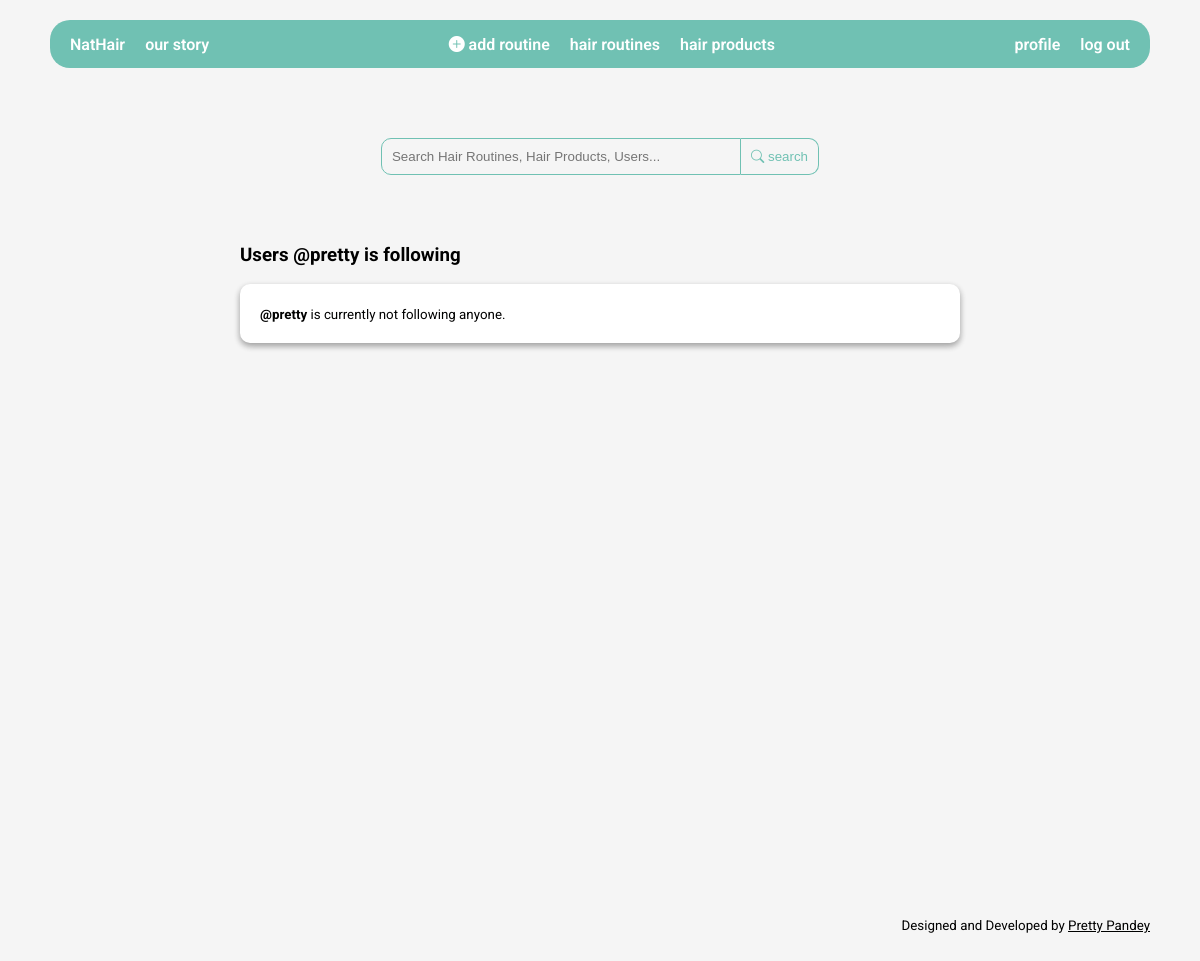
/accounts/profile/1/following/ (signed in), run on an earlier commit of the app's database.
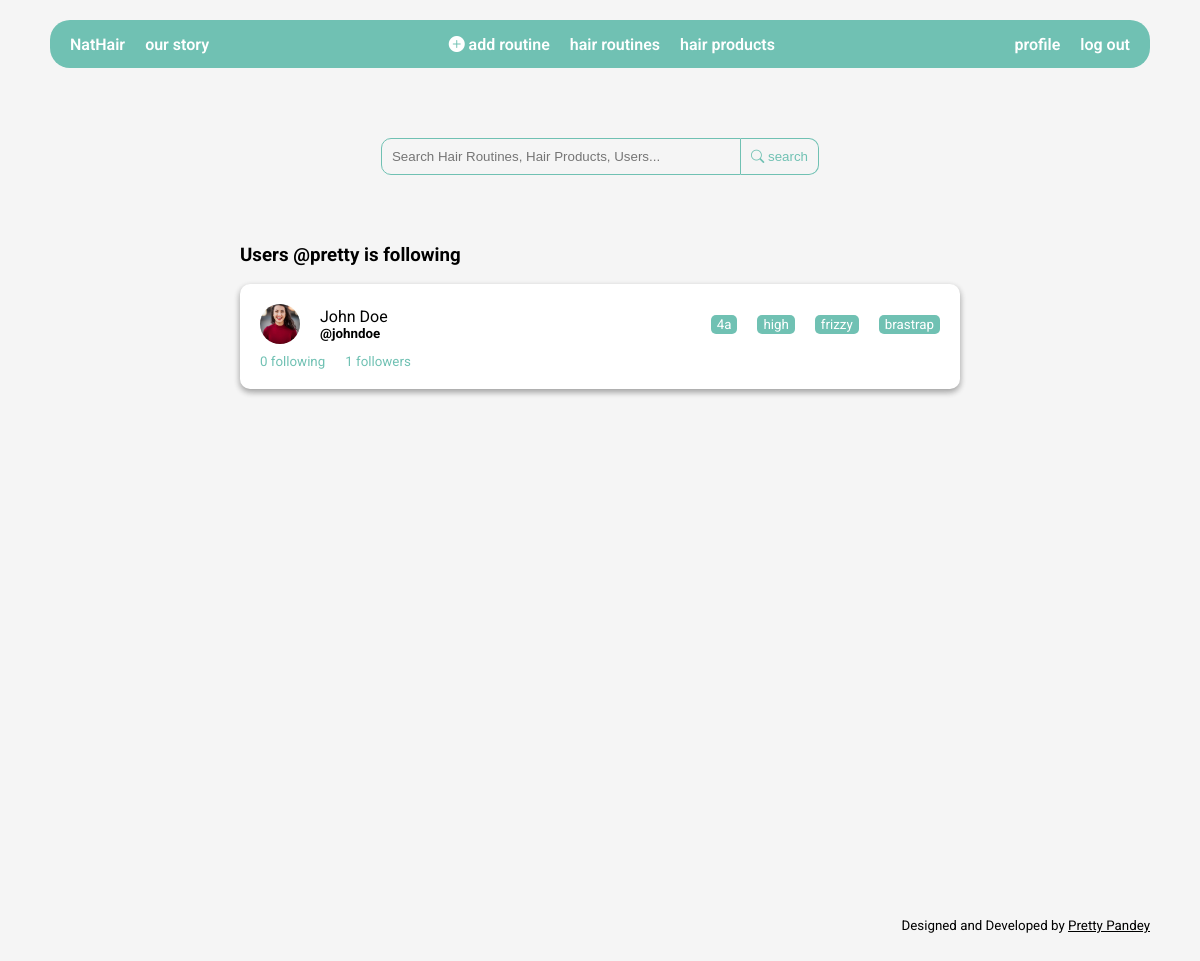
And on a later commit of the database.
### accounts/models.py (models this page shows, shortened)
class Follow(models.Model):
    follower = models.ForeignKey(User, related_name='following', on_delete=models.CASCADE)
    followed = models.ForeignKey(User, related_name='followers', on_delete=models.CASCADE)

class Profile(models.Model):
    user = models.OneToOneField(User, on_delete=models.CASCADE)
    full_name = models.CharField(max_length=255, null=True, blank=True)
    bio = models.TextField(null=True, blank=True)
    profile_pic = models.ImageField(upload_to='profile_pics', default='blank-profile-pic.png')
    location = models.CharField(max_length=255, null=True, blank=True)
    date_of_birth = models.DateField(null=True, blank=True)
    def follower_count(self):
        return self.user.followers.count()
    def following_count(self):
        return self.user.following.count()

class HairProfile(models.Model):
    user = models.OneToOneField(User, on_delete=models.CASCADE)
    TYPE_CHOICES = (
        ("1a", "1a"),
        ("1b", "1b"),
        ("1c", "1c"),
        ("2a", "2a"),
        ("2b", "2b"),
        ("2c", "2c"),
        ("3a", "3a"),
        ("3b", "3b"),
        ("3c", "3c"),
        ("4a", "4a"),
        ("4b", "4b"),
        ("4c", "4c"),
    )
    hair_type = models.CharField(
        max_length = 2,
        choices = TYPE_CHOICES
    )
    POROSITY_CHOICES = (
        ("Low Porosity", "Low Porosity"),
        ("Medium Porosity", "Medium Porosity"),
        ("Hight Porosity", "Hight Porosity"),
    )
    hair_porosity = models.CharField(
        max_length=20,
        choices= POROSITY_CHOICES
    )
    CONDITION_CHOICES = (
        ("Protein Overload", "Protein Overload"),
        ("Moisture Overload", "Moisture Overload"),
        ("Healthy", "Healthy"),
        ("Dandruff", "Dandruff"),
        ("Hair Loss", "Hair Loss"),
        ("Dry Hair", "Dry Hair"),
        ("Split Ends", "Split Ends"),
        ("Greasy Hair", "Greasy Hair"),
        ("Frizzy", "Frizzy"),
        ("Heat Damage", "Heat Damage"),
        ("Color Damage", "Color Damage")
    )
    hair_condition = models.CharField(
        max_length=20,
        choices= CONDITION_CHOICES
    )
    LENGTH_CHOICES = (
        ("Ear Length", "Ear Length"),
        ("Neck (top) Length", "Neck (top) Length"),
        ("Neck (bottom) Length", "Neck (bottom) Length"),
        ("Collarbone Length", "Collarbone Length"),
        ("Shoulder Length", "Shoulder Length"),
        ("Armpit Length", "Armpit Length"),
        ("Bra Strap Length", "Bra Strap Length"),
        ("Mid Back Length", "Mid Back Length"),
        ("Waist Length", "Waist Length"),
        ("Hip Length", "Hip Length"),
        ("Tailbone Length", "Tailbone Length"),
        ("Classic Length", "Classic Length"),
        ("Mid Thigh Length", "Mid Thigh Length"),
        ("Knee Length", "Knee Length"),
        ("Calf Length", "Calf Length"),
        ("Ankle Length", "Ankle Length"),
        ("Floor Length", "Floor Length"),
    )
    hair_length = models.CharField(
        max_length=20,
        choices= LENGTH_CHOICES
    )

### accounts/views.py (the view)
# urls.py: path('profile/<int:pk>/following/', views.following, name='following'),
@login_required(login_url='login')
def following(request, pk):
    template = 'following.html'
    user = get_object_or_404(User, pk=pk)
    following = user.following.all()
    context = {
        'user': user,
        'following': following,
    }
    return render(request, template, context)

### accounts/templatetags/cache_bust.py (called while the page is built)
@register.simple_tag(name='cache_bust')
def cache_bust():
    if settings.DEBUG:
        version = uuid.uuid1()
    else:
        version = os.environ.get('PROJECT_VERSION')
        if version is None:
            version = '1'
    return '__v__={version}'.format(version=version)

### accounts/templates/following.html (shortened to what this page needs)
{% extends 'base.html' %}
{% load static %}
{% load cache_bust %}
{% block styles %}
<link rel="stylesheet" href="{% static 'css/follow.css' %}?{% cache_bust %}">
{% endblock %}
{% block content %}
<div class="follow-wrapper">
    <div class="follow-container">
        <h3>Users @{{ user.username }} is following</h3>
        <div>
            {% if following %}
                {% for followed in following %}
                <a href="{% url 'profile' pk=followed.followed.pk %}" class="user-container">
                    <div class="user-profile">
                        <div class="user-profile-info">
                            <img src="{{ followed.followed.profile.profile_pic.url }}" alt="">
                            <div>
                                {% if followed.followed.profile.full_name %}
                                    <p>{{followed.followed.profile.full_name}}</p>
                                {% endif %}
                                <small><strong>@{{ followed.followed.username }}</strong></small>
                            </div>
                        </div>
                        <div class="user-hair-profile">
                            <small>{{ followed.followed.hairprofile.hair_type}}</small>
                            <small>{{ followed.followed.hairprofile.hair_porosity}}</small>
                            <small>{{ followed.followed.hairprofile.hair_condition}}</small>
                            <small>{{ followed.followed.hairprofile.hair_length}}</small>
                        </div>
                    </div>
                    <div class="user-follow-info">
                        <small>{{followed.followed.profile.following_count}} following</small>
                        <small>{{followed.followed.profile.follower_count}} followers</small>
                    </div>
                </a>
                {% endfor %}
            {% else %}
            <p class="user-container"><small><strong>@{{ user.username }}</strong> is currently not following anyone.</small></p>
            {% endif %}
        </div>
    </div>
</div>
{% endblock %}

### accounts/templates/base.html (shortened to what this page needs)
{% load cache_bust %}
{% load static %}
<!DOCTYPE html>
<html lang="en">
<head>
    {% block styles %}{% endblock %}
    <link rel="stylesheet" href="{% static 'css/main.css' %}?{% cache_bust %}" />
    <link rel="stylesheet" href="{% static 'css/search.css' %}?{% cache_bust %}" />
    <link rel="stylesheet" href="https://cdn.jsdelivr.net/npm/bootstrap-icons@1.10.5/font/bootstrap-icons.css">
</head>
<body>
    {% with request.resolver_match.url_name as url_name %}
    {% if not url_name == 'landing-page' and not url_name == 'login' and not url_name == 'signup' %}
        {% include 'navbar.html' %}
    {% endif %}
    <div class="wrapper">
        {% if not url_name == 'create_routine' and not url_name == 'routine_detail' and not url_name == 'delete_routine'  and not url_name == 'landing-page' and not url_name == 'home' and not url_name == 'profile' %}
        {% include 'search-bar.html' %}
        {% endif %}
        {% block content %}{% endblock %}
    </div>
    {% if not url_name == 'landing-page' %}
        {% include 'footer.html' %}
    {% endif %}
    {% endwith %}
</body>
</html>

### accounts/templates/navbar.html
<nav>
    <div>
        <ul>
            <li><a href="{% url 'home' %}">NatHair</a></li>
            <li><a href="{% url 'landing-page' %}">our story</a></li>
        </ul>
    </div>
    <div>
        <ul>
        <li><a href="{% url 'create_routine' %}"><i class="bi bi-plus-circle-fill"></i> add routine</a></li>
        <li><a href="{% url 'routines_list' %}">hair routines</a></li>
        <li><a href="{% url 'product_list' %}">hair products</a></li>
        </ul>
    </div>
    <div>
        <ul>
            {% if user.is_authenticated %}
            <li><a href="{% url 'profile' pk=user.pk %}">profile</a></li>
            <li><a href="{% url 'logout' %}">log out</a></li>
            {% else %}
            <li><a href="{% url 'signup' %}">sign up</a></li>
            <li><a href="{% url 'login' %}">log in</a></li>
            {% endif %}
        </ul>
    </div>
</nav>

### accounts/templates/search-bar.html
<div class="search-bar">
    <form action="{% url 'search' %}" method="GET">
        <input type="text" name="q" placeholder="Search Hair Routines, Hair Products, Users...">
        <button type="submit" class="search-btn"><i class="bi bi-search"></i>&nbsp;search</button>
    </form>
</div>

### accounts/templates/footer.html
<footer>
    <small>Designed and Developed by <a href="https://www.github.com/pandeypearl" target="_blank">Pretty Pandey</a></small>
</footer>

### static/css/follow.css (style rules this page uses)
.follow-wrapper { margin: 50px 0; display: flex; justify-content: center; }
.user-container { display: block; background-color: white; box-shadow: var(--shadow-2); text-decoration: none; color: var(--black); padding: 20px; border-radius: 10px; width: 60vw; margin-bottom: 30px; }
.user-container .user-profile { display: flex; align-items: center; justify-content: space-between; }
.user-container .user-profile .user-profile-info { display: flex; align-items: center; gap: 20px; }
.user-container .user-follow-info { display: flex; gap: 20px; margin-top: 10px; color: var(--green); }
.user-container .user-profile img { width: 40px; height: 40px; object-fit: cover; border-radius: 50%; }
.user-container .user-profile p { margin:0; }
.user-container .user-profile small { display: block; }
.user-container .user-hair-profile { display: flex; gap: 20px; }
.user-container .user-hair-profile small { background-color: var(--green); padding: 2px 6px; border-radius: 5px; color: white; }

### static/css/main.css (style rules this page uses)
:root { --black: #000100; --mustard: #EAE0CC; --mouve: #C9ADA1; --olive: #A0A083; --khaki: #798478; --veld: #4D6A6D; --green: #70C1B3; --shadow-1: rgba(0, 0, 0, 0.25) 0px 14px 28px, rgba(0, 0, 0, 0.22) 0px 10px 10px; --shadow-2: rgba(0, 0, 0, 0.16) 0px 3px 6px, rgba(0, 0, 0, 0.23) 0px 3px 6px; --shadow-3: rgba(0, 0, 0, 0.12) 0px 1px 3px, rgba(0, 0, 0, 0.24) 0px 1px 2px; --shadow-4: rgba(50, 50, 93, 0.25) 0px 6px 12px -2px, rgba(0, 0, 0, 0.3) 0px 3px 7px -3px; --shadow-5: rgba(0, 0, 0, 0.24) 0px 3px 8px; --shadow-6: rgba(0, 0, 0, 0.35) 0px 5px 15px; }
html { font-family: 'Roboto', sans-serif; background-color: whitesmoke; }
body { margin:0; }
* { box-sizing: border-box; }
.wrapper { min-height: 100vh; padding: 20px 50px; }
nav { top: 20px; max-width: 100%; height: 6vh; background-color: var(--green); color: white; display: flex; justify-content: space-between; align-items: center; padding: 0 20px; margin: 20px 50px 0 50px; border-radius: 20px; }
nav div ul { display: flex; gap: 20px; list-style-type: none; padding-left: 0; }
nav div ul li a { color: white; text-decoration: none; font-weight: 600; }
footer { display: flex; justify-content: flex-end; margin: 50px; }
footer small a { color: var(--black); }

### static/css/search.css (style rules this page uses)
.search-bar { display: flex; justify-content: center; margin-top: 20px; margin: 50px 0; }
.search-bar form { border-radius: 10px; }
.search-bar form input { background-color: transparent; border: 1px solid var(--green); padding: 10px; width: 30vw; border-radius: 10px 0 0 10px; margin: 0; outline: none; }
.search-bar form .search-btn { display: inline-block; padding: 10px; margin-left:-4px; border-radius: 0 10px 10px 0; background-color: transparent; border: 1px solid var(--green); border-left: none; color: var(--green); cursor: pointer; }

What changed in the data, as far as the page shows it:
added Follow: followed.profile.profile_pic (picture), followed.profile.full_name "John Doe", followed.username "johndoe", followed.hairprofile.hair_type "4a", followed.hairprofile.hair_porosity "high", followed.hairprofile.hair_condition "frizzy", followed.hairprofile.hair_length "brastrap", followed.profile.following_count "0", followed.profile.follower_count "1"
Also different on the page:
{{ user.username }}: "pretty" → (not shown)
text no longer shown: "@ is currently not following anyone."
